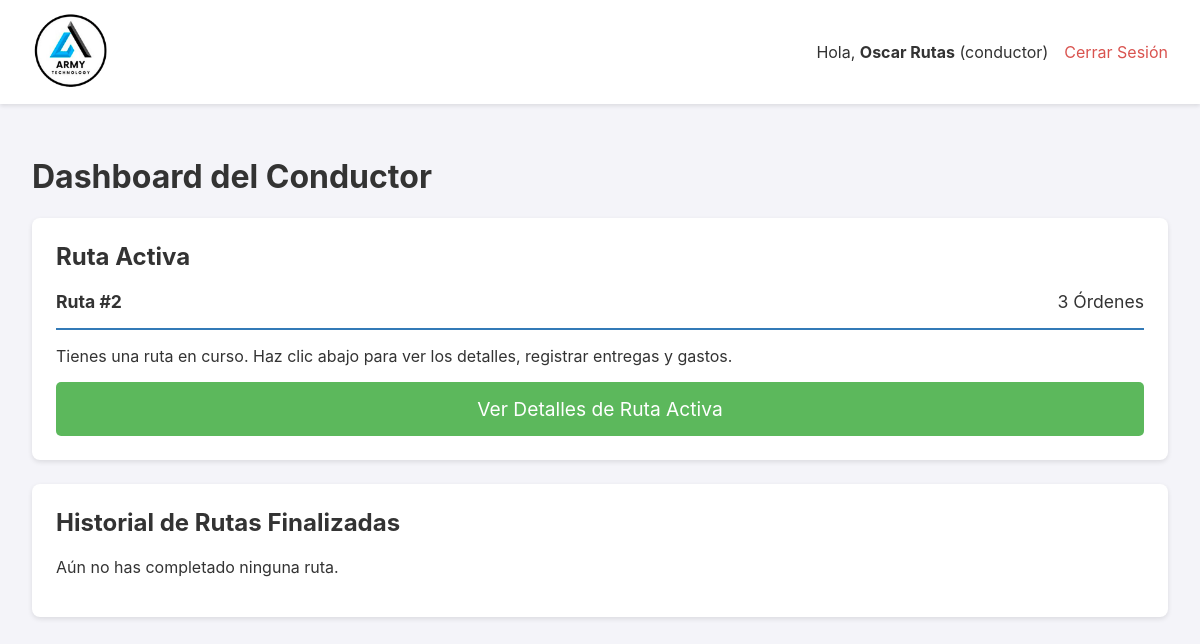
/mis-rutas (signed in), run on an earlier commit of the app's database.
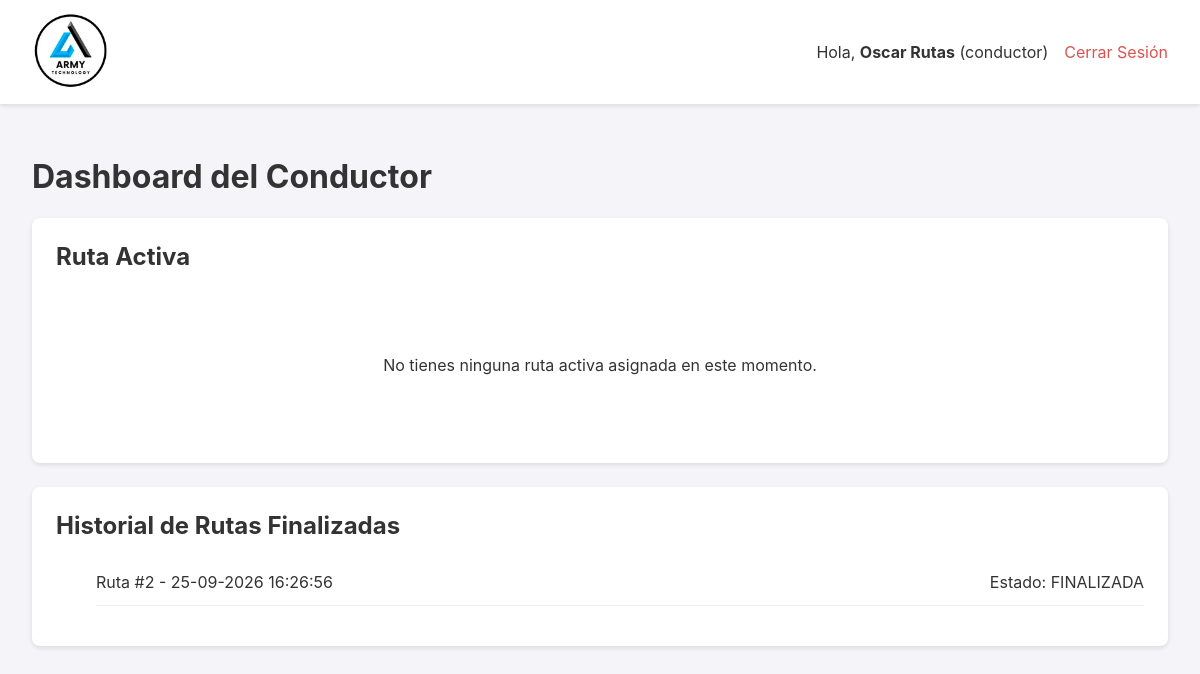
And on a later commit of the database.
### app.py (models this page shows, shortened)
class HojaDeRuta(db.Model):
    __tablename__ = 'hoja_de_ruta'
    id = db.Column(db.Integer, primary_key=True)
    fecha_creacion = db.Column(db.DateTime, default=datetime.datetime.utcnow)
    estado = db.Column(db.String(20), nullable=False, default='EN_PREPARACION')
    gastos_asignados = db.Column(db.Float, nullable=False, default=0.0)
    ordenes = db.relationship('Orden', backref='hoja_de_ruta', lazy='dynamic')
    transacciones = db.relationship('Transaccion', backref='hoja_de_ruta', lazy='dynamic', cascade="all, delete-orphan")
    gastos_viaje = db.relationship('GastoViaje', backref='hoja_de_ruta', lazy='dynamic', cascade="all, delete-orphan")
    fecha_finalizacion = db.Column(db.DateTime, nullable=True)
    tipo_entrega = db.Column(db.String(20), nullable=False, default='INTERNA') # Valores: 'INTERNA', 'EXTERNA'
    conductor_id = db.Column(db.Integer, db.ForeignKey('user.id'), nullable=True) # Ahora es opcional
    conductor = db.relationship('User', backref='hojas_de_ruta')
    nombre_transportista = db.Column(db.String(100), nullable=True) # Ej: "Guatex", "Cargo Expreso"
    nombre_receptor = db.Column(db.String(100), nullable=True)     # Nombre de la persona que recibe
    id_receptor = db.Column(db.String(50), nullable=True)          # DPI, Cédula, etc.

### app.py (the view)
@app.route('/mis-rutas')
@login_required
@conductor_required
def dashboard_conductor():
    ruta_activa = db.session.execute(
        db.select(HojaDeRuta).where(
            HojaDeRuta.conductor_id == current_user.id,
            HojaDeRuta.estado == 'EN_RUTA'
        )
    ).first()
    if ruta_activa:
        ruta_activa = ruta_activa[0]
    historial_rutas = db.session.execute(
        db.select(HojaDeRuta).where(
            HojaDeRuta.conductor_id == current_user.id,
            HojaDeRuta.estado.in_(['FINALIZADA', 'ARCHIVADA'])
        ).order_by(HojaDeRuta.fecha_creacion.desc())
    ).scalars().all()
    return render_template(
        'dashboard_conductor.html',
        ruta_activa=ruta_activa,
        historial_rutas=historial_rutas
    )

### app.py (called while the page is built)
@login_manager.user_loader
def load_user(user_id):
    return db.session.get(User, int(user_id))

@app.template_filter('localtime')
def to_localtime_filter(utc_datetime):
    if not utc_datetime: return ""
    local_tz = pytz.timezone('America/Costa_Rica')
    local_dt = utc_datetime.replace(tzinfo=pytz.utc).astimezone(local_tz)
    return local_dt.strftime('%d-%m-%Y %H:%M:%S')

def conductor_required(f):
    @wraps(f)
    def decorated_function(*args, **kwargs):
        if not current_user.is_authenticated or current_user.role != 'conductor':
            flash('Se requiere rol de conductor para acceder a esta página.', 'error')
            return redirect(url_for('dashboard'))
        return f(*args, **kwargs)
    return decorated_function

### templates/dashboard_conductor.html (shortened to what this page needs)
{% extends "layout.html" %}
{% block content %}
<h1>Dashboard del Conductor</h1>
<div class="card">
    <h2>Ruta Activa</h2>
    {% if ruta_activa %}
        <div class="ruta-activa-header">
            <div class="ruta-info">
                <span><strong>Ruta #{{ ruta_activa.id }}</strong></span>
                <span>{{ ruta_activa.ordenes.count() }} Órdenes</span>
            </div>
        </div>
        <p>Tienes una ruta en curso. Haz clic abajo para ver los detalles, registrar entregas y gastos.</p>
        <a href="{{ url_for('detalle_ruta_conductor') }}" class="action-btn">Ver Detalles de Ruta Activa</a>
    {% else %}
        <div class="no-ruta">
            <p>No tienes ninguna ruta activa asignada en este momento.</p>
        </div>
    {% endif %}
</div>
<div class="card">
    <h2>Historial de Rutas Finalizadas</h2>
    {% if historial_rutas %}
    <ul class="historial-list">
        {% for ruta in historial_rutas %}
            <li>
                <span>Ruta #{{ ruta.id }} - {{ ruta.fecha_creacion|localtime }}</span>
                <span>Estado: {{ ruta.estado }}</span>
            </li>
        {% endfor %}
    </ul>
    {% else %}
        <p>Aún no has completado ninguna ruta.</p>
    {% endif %}
</div>
{% endblock %}

What changed in the data, as far as the page shows it:
now on one of the page's lists (row edited): HojaDeRuta: id "2", fecha_creacion "25-09-2026 16:26:56", estado "FINALIZADA"
changed HojaDeRuta id 2: id "2" → (not shown)
Also different on the page:
{{ ruta_activa.ordenes.count() }}: "3" → (not shown)
text no longer shown: "Ruta # Órdenes Tienes una ruta en curso. Haz clic abajo para ver los detalles, registrar entregas y gastos. Ver Detalles de Ruta Activa Aún no has completado ninguna ruta."
text now shown: "No tienes ninguna ruta activa asignada en este momento."
